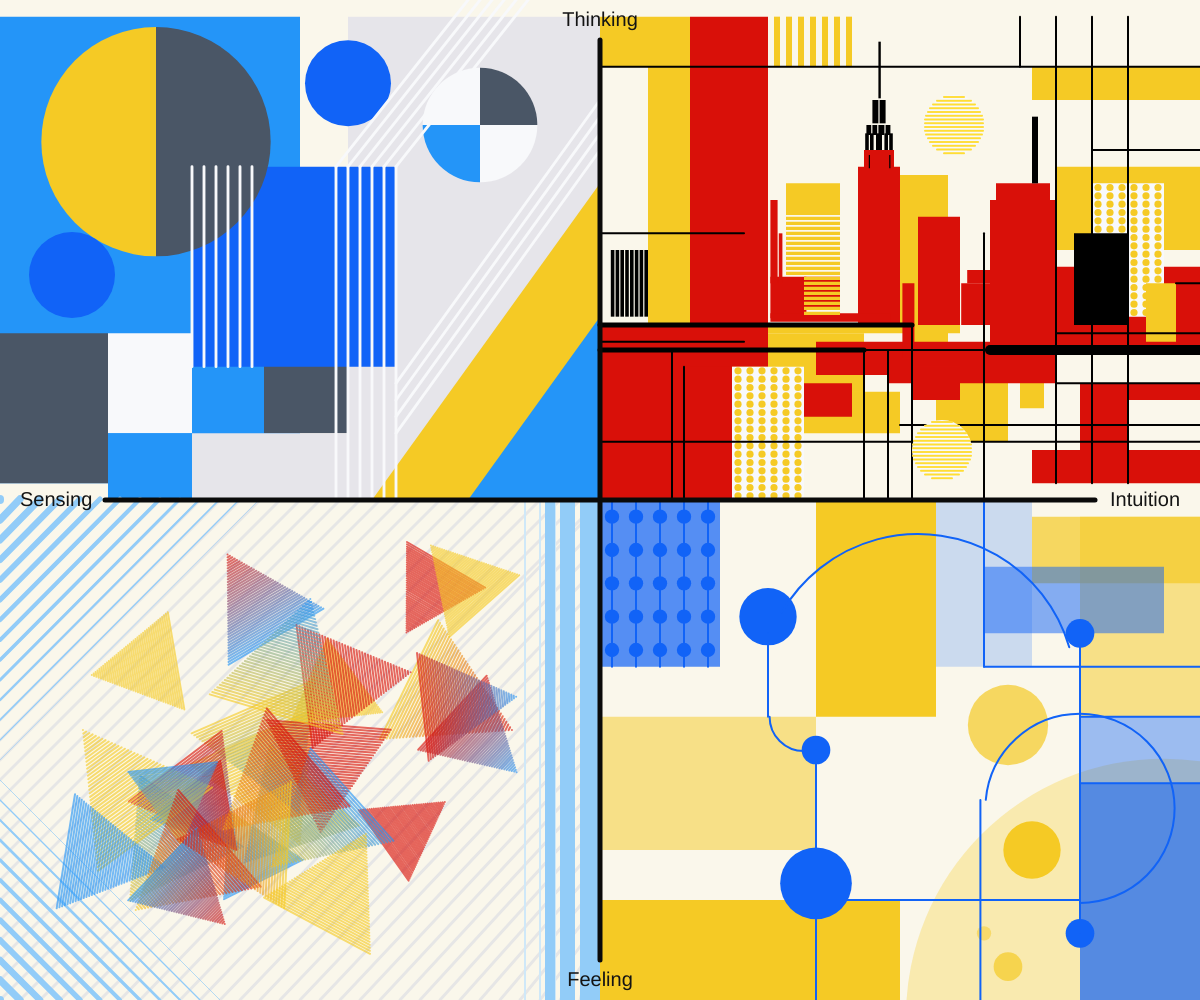
Frame 1 (no input)
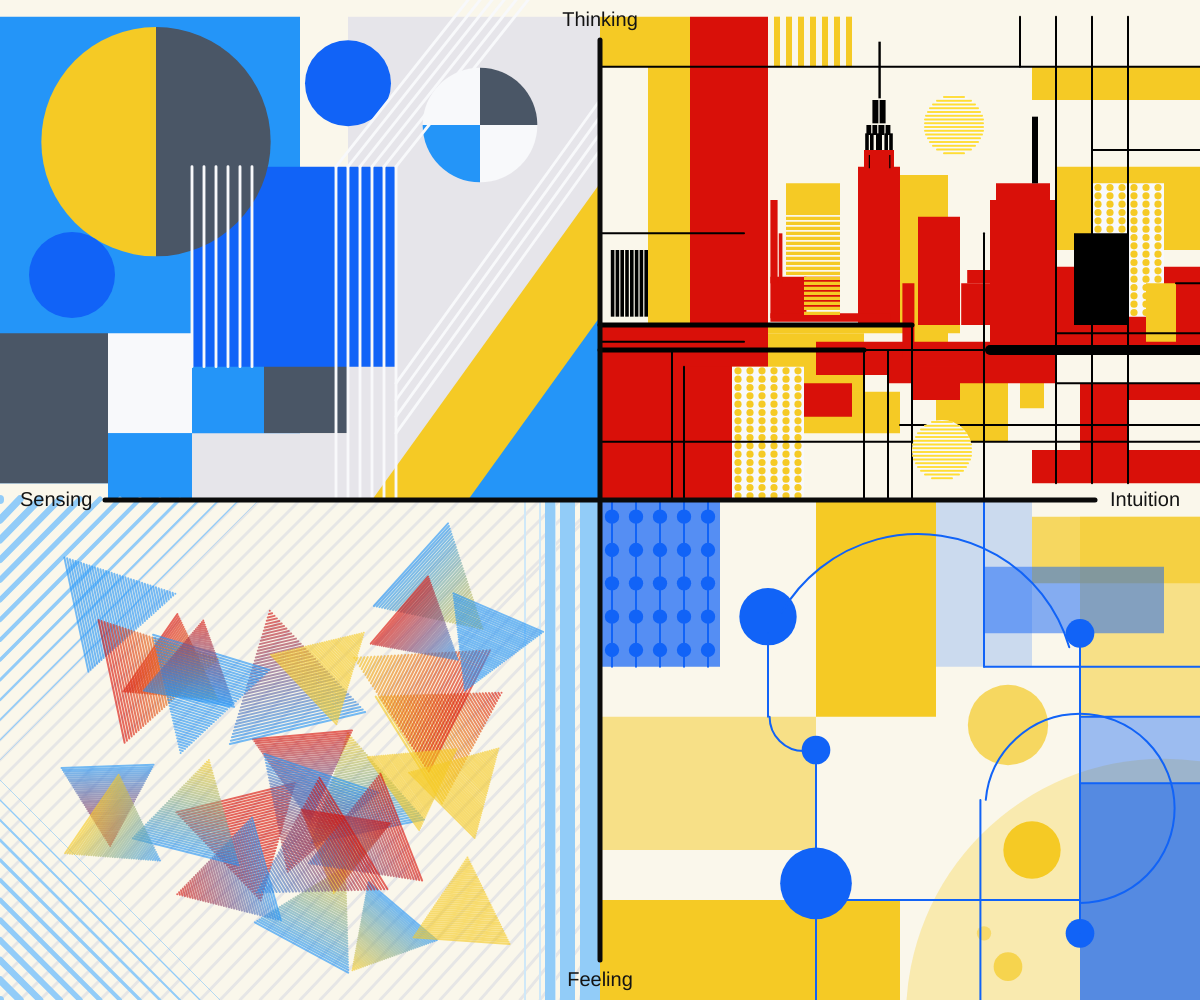
Frame 60 (no input)
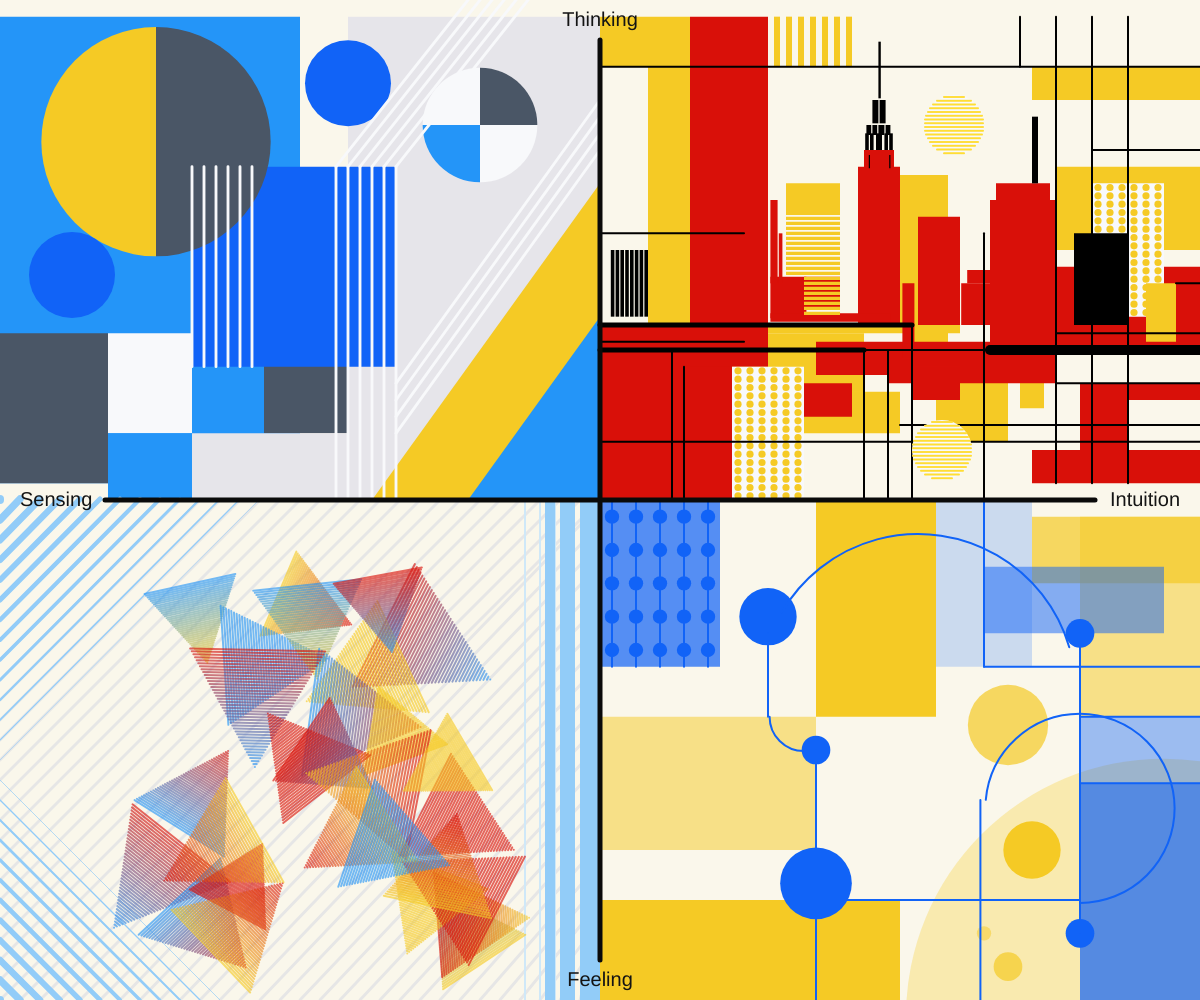
Frame 120 (the mouse pressed at the canvas centre since frame 60)

The p5.js sketch that drew these frames (run headless with seeded random() and noise() and a simulated clock; from frame 60 on, the mouse is pressed at the canvas centre):

// p5.js sketch
// ── sketch.js
/****************** Define global variables ******************/
const baseWidth = 1000;
const baseHeight = 600;
// Variables for the Sensing-Feeling quadrant visualization
let triangles = []; // Store triangles in the Sensing-Feeling quadrant
let dotSpacing = 24; // Dot spacing in the Sensing-Feeling pattern
let dotRadius = 2; // Dot radius in the Sensing-Feeling pattern
// Store original triangle positions for responsive design
let relativeTriangles = [];

// Interaction control variables
let rippleEffects = []; // Store ripple effects



/************** Color palrtte and random function **************/
const palette = [
  [36, 149, 248],  //blue 1
  [17, 99, 247],   //blue 2
  [217, 16, 9],    //red 1
  [209, 55, 47],   //red 2
  [245, 202, 37],  //yellow 1
  [240, 214, 45],  //yellow 2
  [74, 86, 102],   //black
  [217, 217, 217], //grey 1
  [230, 229, 234], //grey 2
  [248, 249, 251], //white
];
// random color
function randomInt(maximum) {
  // Return a random integer from 0 up to (but not including) maximum
  return Math.floor(Math.random() * maximum);
}
function makeRGB(redInputValue, greenInputValue, blueInputValue) {
  if (redInputValue !== undefined && greenInputValue !== undefined && blueInputValue !== undefined) {
    return `rgb(${redInputValue}, ${greenInputValue}, ${blueInputValue})`;
  } else {
    let color = palette[randomInt(palette.length)];
    return `rgb(${color[0]}, ${color[1]}, ${color[2]})`;
  }
}

/****************** Top left shape data definition ******************/
const rects_topleft = [
  { x: 0, y: 10, w: 250, h: 280, color: makeRGB(36, 149, 248) },
  { x: 290, y: 10, w: 210, h: 290, color: makeRGB(230, 229, 234) },
  { x: 0, y: 200, w: 90, h: 90, color: makeRGB(74, 86, 102) },
  { x: 90, y: 200, w: 70, h: 60, color: makeRGB(248, 249, 251) },
  { x: 90, y: 260, w: 70, h: 40, color: makeRGB(36, 149, 248) },
  { x: 220, y: 200, w: 70, h: 60, color: makeRGB(74, 86, 102) },
  { x: 160, y: 260, w: 130, h: 40, color: makeRGB(230, 229, 234) },
  { x: 160, y: 100, w: 170, h: 120, color: makeRGB(17, 99, 247) },
];
const circles_topleft = [
  { x: 130, y: 85, r: 80, startAngle: 1 / 2 * Math.PI, endAngle: -1 / 2 * Math.PI, color: makeRGB(245, 202, 37), type: 'arc' },
  { x: 130, y: 85, r: 80, startAngle: -1 / 2 * Math.PI, endAngle: 1 / 2 * Math.PI, color: makeRGB(74, 86, 102), type: 'arc' },
  { x: 60, y: 165, r: 30, color: makeRGB(17, 99, 247), type: 'full' },
  { x: 290, y: 50, r: 30, color: makeRGB(17, 99, 247), type: 'full' },
  { x: 400, y: 75, r: 40, startAngle: 0, endAngle: Math.PI / 2, color: makeRGB(248, 249, 251), type: 'arc' },
  { x: 400, y: 75, r: 40, startAngle: Math.PI / 2, endAngle: Math.PI, color: makeRGB(36, 149, 248), type: 'arc' },
  { x: 400, y: 75, r: 40, startAngle: Math.PI, endAngle: 3 * Math.PI / 2, color: makeRGB(248, 249, 251), type: 'arc' },
  { x: 400, y: 75, r: 40, startAngle: 3 * Math.PI / 2, endAngle: 2 * Math.PI, color: makeRGB(74, 86, 102), type: 'arc' },
];
const lines_topleft = [
  { x1: 160, y1: 100, x2: 160, y2: 220, color: makeRGB(248, 249, 251), weight: 2 },
  { x1: 170, y1: 100, x2: 170, y2: 220, color: makeRGB(248, 249, 251), weight: 2 },
  { x1: 180, y1: 100, x2: 180, y2: 220, color: makeRGB(248, 249, 251), weight: 2 },
  { x1: 190, y1: 100, x2: 190, y2: 220, color: makeRGB(248, 249, 251), weight: 2 },
  { x1: 200, y1: 100, x2: 200, y2: 220, color: makeRGB(248, 249, 251), weight: 2 },
  { x1: 210, y1: 100, x2: 210, y2: 220, color: makeRGB(248, 249, 251), weight: 2 },
  { x1: 280, y1: 100, x2: 280, y2: 300, color: makeRGB(248, 249, 251), weight: 2 },
  { x1: 290, y1: 100, x2: 290, y2: 300, color: makeRGB(248, 249, 251), weight: 2 },
  { x1: 300, y1: 100, x2: 300, y2: 300, color: makeRGB(248, 249, 251), weight: 2 },
  { x1: 310, y1: 100, x2: 310, y2: 300, color: makeRGB(248, 249, 251), weight: 2 },
  { x1: 320, y1: 100, x2: 320, y2: 300, color: makeRGB(248, 249, 251), weight: 2 },
  { x1: 330, y1: 100, x2: 330, y2: 300, color: makeRGB(248, 249, 251), weight: 2 },
  { x1: 330, y1: 260, x2: 500, y2: 90, color: makeRGB(248, 249, 251), weight: 2 },
  { x1: 330, y1: 250, x2: 500, y2: 80, color: makeRGB(248, 249, 251), weight: 2 },
  { x1: 330, y1: 240, x2: 500, y2: 70, color: makeRGB(248, 249, 251), weight: 2 },
  { x1: 330, y1: 230, x2: 500, y2: 60, color: makeRGB(248, 249, 251), weight: 2 },
  { x1: 280, y1: 100, x2: 390, y2: 0, color: makeRGB(248, 249, 251), weight: 2 },
  { x1: 290, y1: 100, x2: 400, y2: 0, color: makeRGB(248, 249, 251), weight: 2 },
  { x1: 300, y1: 100, x2: 410, y2: 0, color: makeRGB(248, 249, 251), weight: 2 },
  { x1: 310, y1: 100, x2: 420, y2: 0, color: makeRGB(248, 249, 251), weight: 2 },
  { x1: 320, y1: 100, x2: 430, y2: 0, color: makeRGB(248, 249, 251), weight: 2 },
  { x1: 330, y1: 100, x2: 440, y2: 0, color: makeRGB(248, 249, 251), weight: 2 },
];
const triangles_topleft = [
  // Large yellow triangle (side length 190)
  {
    points: [
      { x: 500, y: 300 }, // Right angle vertex (origin of coordinate axes)
      { x: 310, y: 300 }, // Horizontal edge point (left 190)
      { x: 500, y: 110 }  // Vertical edge point (upward 190)
    ],
    color: makeRGB(245, 202, 37),
    type: 'right_triangle_large'
  },
  // Small blue triangle (side length 110)
  {
    points: [
      { x: 500, y: 300 }, // Right angle vertex (origin of coordinate axes)
      { x: 390, y: 300 }, // Horizontal edge point (left 110)
      { x: 500, y: 190 }  // Vertical edge point (upward 110)
    ],
    color: makeRGB(36, 149, 248),
    type: 'right_triangle_small'
  }
];

/****************** Top right shape data definition ******************/
const rects_topright_background_yellow = [
  { x: 0, y: 40, w: 140, h: 20 },
  { x: 0, y: 100, w: 120, h: 50 },
  { x: 210, y: 105, w: 60, h: 90 },
  { x: 460, y: 10, w: 40, h: 30 },
  { x: 425, y: 10, w: 35, h: 290 },
  { x: 350, y: 10, w: 5, h: 30 },
  { x: 340, y: 10, w: 5, h: 30 },
  { x: 330, y: 10, w: 5, h: 30 },
  { x: 320, y: 10, w: 5, h: 30 },
  { x: 310, y: 10, w: 5, h: 30 },
  { x: 300, y: 10, w: 5, h: 30 },
  { x: 290, y: 10, w: 5, h: 30 },
  { x: 280, y: 200, w: 220, h: 40 },
  { x: 200, y: 195, w: 280, h: 5 },
  { x: 210, y: 185, w: 30, h: 35 },
  { x: 250, y: 235, w: 230, h: 25 },
  { x: 160, y: 215, w: 60, h: 50 },
  { x: 130, y: 215, w: 20, h: 30 },
]
const rects_topright_background_red = [
  { x: 0, y: 160, w: 130, h: 50 },
  { x: 390, y: 195, w: 110, h: 105 },
  { x: 390, y: 10, w: 35, h: 210 },
  { x: 360, y: 10, w: 30, h: 210 },
  { x: 0, y: 230, w: 100, h: 10 },
  { x: 60, y: 230, w: 40, h: 40 },
  { x: 0, y: 270, w: 140, h: 20 },
  { x: 120, y: 210, w: 140, h: 20 },
  { x: 175, y: 205, w: 145, h: 20 },
  { x: 290, y: 230, w: 40, h: 20 },
  { x: 200, y: 220, w: 40, h: 20 },
]
const rects_topright_building_red = [
  { x: 250, y: 100, w: 35, h: 95 },
  { x: 255, y: 90, w: 25, h: 15 },
  { x: 238, y: 170, w: 10, h: 45 },
  { x: 200, y: 130, w: 35, h: 65 },
  { x: 174, y: 170, w: 25, h: 25 },
  { x: 174, y: 162, w: 20, h: 8 },
  { x: 120, y: 120, w: 55, h: 90, dots: true },
  { x: 125, y: 110, w: 45, h: 10 },
  { x: 300, y: 166, w: 30, h: 20 },
  { x: 328, y: 166, w: 30, h: 25 },
  { x: 352, y: 120, w: 6, h: 50 },
  { x: 348, y: 140, w: 3, h: 30 },
  { x: 258, y: 188, w: 100, h: 5 },
]
const rects_topright_building_black = [
  { x: 256, y: 80, w: 3, h: 10 },
  { x: 260, y: 80, w: 3, h: 10 },
  { x: 265, y: 80, w: 5, h: 10 },
  { x: 272, y: 80, w: 3, h: 10 },
  { x: 276, y: 80, w: 3, h: 10 },
  { x: 274, y: 75, w: 4, h: 6 },
  { x: 269, y: 75, w: 4, h: 6 },
  { x: 263, y: 75, w: 5, h: 6 },
  { x: 258, y: 75, w: 4, h: 6 },
  { x: 262, y: 60, w: 5, h: 14 },
  { x: 268, y: 60, w: 5, h: 14 },
  { x: 266, y: 25, w: 2, h: 34 },
  { x: 275, y: 93, w: 1, h: 8 },
  { x: 258, y: 93, w: 1, h: 8 },
  { x: 60, y: 140, w: 45, h: 55 },
  { x: 135, y: 70, w: 5, h: 40 },
  { x: 460, y: 150, w: 3, h: 40 },
  { x: 464, y: 150, w: 3, h: 40 },
  { x: 468, y: 150, w: 3, h: 40 },
  { x: 472, y: 150, w: 3, h: 40 },
  { x: 476, y: 150, w: 3, h: 40 },
  { x: 480, y: 150, w: 3, h: 40 },
  { x: 484, y: 150, w: 3, h: 40 },
  { x: 488, y: 150, w: 3, h: 40 },
]
const rects_topright_building_yellow = [
  { x: 300, y: 110, w: 45, h: 19 },
  { x: 300, y: 130, w: 45, h: 2 },
  { x: 300, y: 133, w: 45, h: 2 },
  { x: 300, y: 136, w: 45, h: 2 },
  { x: 300, y: 139, w: 45, h: 2 },
  { x: 300, y: 142, w: 45, h: 2 },
  { x: 300, y: 145, w: 45, h: 2 },
  { x: 300, y: 148, w: 45, h: 2 },
  { x: 300, y: 151, w: 45, h: 2 },
  { x: 300, y: 154, w: 45, h: 2 },
  { x: 300, y: 157, w: 45, h: 2 },
  { x: 300, y: 160, w: 45, h: 2 },
  { x: 300, y: 163, w: 45, h: 2 },
  { x: 300, y: 166, w: 30, h: 2 },
  { x: 300, y: 169, w: 30, h: 2 },
  { x: 300, y: 172, w: 30, h: 2 },
  { x: 300, y: 175, w: 30, h: 2 },
  { x: 300, y: 178, w: 30, h: 2 },
  { x: 300, y: 181, w: 30, h: 2 },
  { x: 300, y: 184, w: 30, h: 2 },
  { x: 300, y: 187, w: 30, h: 2 },
  { x: 20, y: 170, w: 25, h: 35 },
]
const rects_topright_background_white = [
  { x: 330, y: 220, w: 60, h: 80, dots: true },
  { x: 30, y: 110, w: 60, h: 80, dots: true }
]
const lines_topright_1 = [
  { x1: 0, y1: 210, x2: 175, y2: 210 }
]
const lines_topright_2 = [
  { x1: 240, y1: 195, x2: 500, y2: 195 },
  { x1: 280, y1: 210, x2: 500, y2: 210 },
]
const lines_topright_3 = [
  { x1: 0, y1: 40, x2: 500, y2: 40 },
  { x1: 0, y1: 90, x2: 90, y2: 90 },
  { x1: 0, y1: 230, x2: 120, y2: 230 },
  { x1: 0, y1: 255, x2: 250, y2: 255 },
  { x1: 0, y1: 265, x2: 500, y2: 265 },
  { x1: 0, y1: 170, x2: 20, y2: 170 },
  { x1: 0, y1: 200, x2: 120, y2: 200 },
  { x1: 380, y1: 140, x2: 500, y2: 140 },
  { x1: 380, y1: 205, x2: 500, y2: 205 },
  { x1: 0, y1: 210, x2: 500, y2: 210 },
  { x1: 60, y1: 10, x2: 60, y2: 290 },
  { x1: 90, y1: 10, x2: 90, y2: 290 },
  { x1: 120, y1: 10, x2: 120, y2: 290 },
  { x1: 150, y1: 10, x2: 150, y2: 40 },
  { x1: 440, y1: 210, x2: 440, y2: 300 },
  { x1: 430, y1: 220, x2: 430, y2: 300 },
  { x1: 280, y1: 210, x2: 280, y2: 300 },
  { x1: 260, y1: 210, x2: 260, y2: 300 },
  { x1: 240, y1: 195, x2: 240, y2: 300 },
  { x1: 180, y1: 140, x2: 180, y2: 300 },
]

/****************** Bottom right shape data definition ******************/
const circles_bottomright_yellow = [
  { x: 30, y: -10, r: 180, color: 'rgba(245, 202, 37, 0.3)' },
  { x: 160, y: 165, r: 28, color: 'rgba(245, 202, 37, 0.7)' },
  { x: 140, y: 90, r: 20, color: 'rgba(245, 202, 37, 1)' },
  { x: 180, y: 40, r: 5, color: 'rgba(245, 202, 37, 0.5)' },
  { x: 160, y: 20, r: 10, color: 'rgba(245, 202, 37, 0.7)' },
]
const rects_bottom_right_yellow = [
  { x: 250, y: 0, w: 250, h: 60, color: 'rgba(245, 202, 37, 1)' },
  { x: 320, y: 90, w: 180, h: 80, color: 'rgba(245, 202, 37, 0.5)' },
  { x: 220, y: 170, w: 100, h: 130, color: 'rgba(245, 202, 37, 1)' },
  { x: 0, y: 250, w: 140, h: 40, color: 'rgba(245, 202, 37, 0.7)' },
  { x: 0, y: 170, w: 100, h: 120, color: 'rgba(245, 202, 37, 0.5)' },
]
const rects_bottom_right_blue = [
  { x: 0, y: 0, w: 100, h: 130, color: 'rgba(17, 99, 247, 0.7)' },
  { x: 0, y: 130, w: 100, h: 40, color: 'rgba(17, 99, 247, 0.4)' },
  { x: 30, y: 220, w: 150, h: 40, color: 'rgba(17, 99, 247, 0.5)' },
  { x: 140, y: 200, w: 80, h: 100, color: 'rgba(17, 99, 247, 0.2)' },
  { x: 400, y: 200, w: 100, h: 100, color: 'rgba(17, 99, 247, 0.7)' },
]
const circles_bottomright_blue = [
  { x: 360, y: 230, r: 20, color: 'rgba(17, 99, 247, 1)' },
  { x: 320, y: 150, r: 10, color: 'rgba(17, 99, 247, 1)' },
  { x: 100, y: 220, r: 10, color: 'rgba(17, 99, 247, 1)' },
  { x: 100, y: 40, r: 10, color: 'rgba(17, 99, 247, 1)' },
  { x: 320, y: 70, r: 25, color: 'rgba(17, 99, 247, 1)' },
  { x: 410, y: 210, r: 5, color: 'rgba(17, 99, 247, 1)' },
  { x: 430, y: 210, r: 5, color: 'rgba(17, 99, 247, 1)' },
  { x: 450, y: 210, r: 5, color: 'rgba(17, 99, 247, 1)' },
  { x: 470, y: 210, r: 5, color: 'rgba(17, 99, 247, 1)' },
  { x: 490, y: 210, r: 5, color: 'rgba(17, 99, 247, 1)' },
  { x: 410, y: 230, r: 5, color: 'rgba(17, 99, 247, 1)' },
  { x: 430, y: 230, r: 5, color: 'rgba(17, 99, 247, 1)' },
  { x: 450, y: 230, r: 5, color: 'rgba(17, 99, 247, 1)' },
  { x: 470, y: 230, r: 5, color: 'rgba(17, 99, 247, 1)' },
  { x: 490, y: 230, r: 5, color: 'rgba(17, 99, 247, 1)' },
  { x: 410, y: 250, r: 5, color: 'rgba(17, 99, 247, 1)' },
  { x: 430, y: 250, r: 5, color: 'rgba(17, 99, 247, 1)' },
  { x: 450, y: 250, r: 5, color: 'rgba(17, 99, 247, 1)' },
  { x: 470, y: 250, r: 5, color: 'rgba(17, 99, 247, 1)' },
  { x: 490, y: 250, r: 5, color: 'rgba(17, 99, 247, 1)' },
  { x: 410, y: 270, r: 5, color: 'rgba(17, 99, 247, 1)' },
  { x: 430, y: 270, r: 5, color: 'rgba(17, 99, 247, 1)' },
  { x: 450, y: 270, r: 5, color: 'rgba(17, 99, 247, 1)' },
  { x: 470, y: 270, r: 5, color: 'rgba(17, 99, 247, 1)' },
  { x: 490, y: 270, r: 5, color: 'rgba(17, 99, 247, 1)' },
  { x: 410, y: 290, r: 5, color: 'rgba(17, 99, 247, 1)' },
  { x: 430, y: 290, r: 5, color: 'rgba(17, 99, 247, 1)' },
  { x: 450, y: 290, r: 5, color: 'rgba(17, 99, 247, 1)' },
  { x: 470, y: 290, r: 5, color: 'rgba(17, 99, 247, 1)' },
  { x: 490, y: 290, r: 5, color: 'rgba(17, 99, 247, 1)' },
  
]
const lines_bottomright = [
  { x1: 0, y1: 200, x2: 180, y2: 200 },
  { x1: 0, y1: 170, x2: 100, y2: 170 },
  { x1: 0, y1: 130, x2: 100, y2: 130 },
  { x1: 100, y1: 60, x2: 320, y2: 60 },
  { x1: 180, y1: 300, x2: 180, y2: 200 },
  { x1: 100, y1: 220, x2: 100, y2: 40 },
  { x1: 360, y1: 220, x2: 360, y2: 170 },
  { x1: 320, y1: 150, x2: 320, y2: 0 },
  { x1: 183, y1: 120, x2: 183, y2: 0 },
  { x1: 410, y1: 200, x2: 410, y2: 300 },
  { x1: 430, y1: 200, x2: 430, y2: 300 },
  { x1: 450, y1: 200, x2: 450, y2: 300 },
  { x1: 470, y1: 200, x2: 470, y2: 300 },
  { x1: 490, y1: 200, x2: 490, y2: 300 },
]
const arcs_bottomright = [
  {
    cx: 100,
    cy: 115,
    radius: 132,
    startAngle: Math.PI / 35,
    endAngle: Math.PI / 2,
  },
  {
    cx: 235,
    cy: 185,
    radius: 220,
    startAngle: Math.PI / 6,
    endAngle: Math.PI / 1.1,
  },
  {
    cx: 100,
    cy: 115,
    radius: 132,
    startAngle: Math.PI / 2,
    endAngle: Math.PI / -2,
  },
  {
    cx: 330,
    cy: 170,
    radius: 48,
    startAngle: -Math.PI / 2,
    endAngle: 0,
  }
];

function setup() {
  createCanvas(windowWidth, windowHeight);
  generateStructuredTriangles(6, 8); // Rule grid structure
  updateTriangles();
  loop(); // Start loop drawing (Animation)
}

/**************************** Function zone Mouse event ****************************/
// Get current quadrant for checking which quadrant the mouse is in
// The canvas is divided into four quadrants, and the corresponding quadrant number (1~4) is returned based on the mouse's (x, y) position, 
// which is used for subsequent ripple effect classification.
function getQuadrant(x, y) {
  if (x < width/2 && y < height/2) return 1; // Top left
  if (x > width/2 && y < height/2) return 2; // Top right
  if (x < width/2 && y > height/2) return 3; // Bottom left
  return 4; // Bottom right
}

// Create different types of ripple effects based on the mouse click position.
function mousePressed() {
  let quadrant = getQuadrant(mouseX, mouseY);
  
  // Create different ripple effects based on quadrant
  switch(quadrant) {
    case 1: // Top left - Geometric reconstruction
      createGeometricEffect(mouseX, mouseY);
      break;
    case 2: // Top right - Building style
      createBuildingEffect(mouseX, mouseY);
      break;
    case 3: // Bottom left - Triangle effect
      createTriangleRipple(mouseX, mouseY);
      break;
    case 4: // Bottom right - Circle wave
      createCircleWave(mouseX, mouseY);
      break;
  }
}

// Create geometric effect
function createGeometricEffect(x, y) {
  rippleEffects.push({
    x: x,
    y: y,
    type: 'geometric',
    radius: 0,
    maxRadius: 150,
    alpha: 255
  });
}

// Create building effect
function createBuildingEffect(x, y) {
  rippleEffects.push({
    x: x,
    y: y,
    type: 'building',
    radius: 0,
    maxRadius: 100,
    alpha: 255
  });
}

// Create triangle ripple effect
function createTriangleRipple(x, y) {
  rippleEffects.push({
    x: x,
    y: y,
    type: 'triangle',
    radius: 0,
    maxRadius: 120,
    alpha: 255
  });
}

// Create circle wave
function createCircleWave(x, y) {
  rippleEffects.push({
    x: x,
    y: y,
    type: 'circle',
    radius: 0,
    maxRadius: 80,
    alpha: 255
  });
}


/**************************** Main drawing function ****************************/
function draw() {
  background(250, 247, 235);
  // Calculate the horizontal and vertical scaling ratios to ensure that the graphic adapts to the screen size.
  // width and height are the current width and height of the canvas.
  // baseWidth and baseHeight are the original dimensions used as a reference during design.
  let scaleX = width / baseWidth;
  let scaleY = height / baseHeight;

  // Update ripple effects to make them move
  updateRippleEffects();

  //-----------------------Top left-----------------------//
  drawTopLeft(scaleX, scaleY);

  //-----------------------Top right-----------------------//
  drawTopRight(scaleX, scaleY);

  //----------------------Bottom left----------------------//
  drawBottomLeft(scaleX, scaleY);

  //----------------------Bottom right---------------------//
  drawBottomRight(scaleX, scaleY);

  // Draw fixed-size, scalable circles at a specified location //
  drawFixedCircles(scaleX, scaleY);

  //-------------Draw coordinate axes and text------------//
  drawCoordinates();

  // Draw all ripple effects
  drawRippleEffects();
  
}


/****************** Function zone Animation Ripple effect ******************/
// Update ripple effects to make the ripple with animation
// The technology comes from the work Ripple Effect by Phoenix The Boi
// The link: https://openprocessing.org/sketch/783165
function updateRippleEffects() {
  // Traverse ripple effects from back to front
  for (let i = rippleEffects.length - 1; i >= 0; i--) {
    let effect = rippleEffects[i];
    effect.radius += 2; // the radius increases, indicating that the ripple is expanding.
    effect.alpha -= 5; // the transparency decreases, indicating that the ripple is fading.

    // if the transparency is less than 0 or the radius is greater than the maximum radius, delete the ripple.
    if (effect.alpha <= 0 || effect.radius >= effect.maxRadius) {
      // The splice() method changes the content of an array by deleting or replacing existing elements and/or adding new elements in place.
      // The technology from the link: https://developer.mozilla.org/en-US/docs/Web/JavaScript/Reference/Global_Objects/Array/splice
      // The first parameter is the index to start deleting, and the second parameter is the number of elements to delete.
      // Here, the current ripple effect is deleted.
      // After deletion, the length of the array will decrease by 1, so we need to traverse from back to front.
      rippleEffects.splice(i, 1); 
    }
  }
}

// Draw ripple effects for each ripple effect with variable shape and color
function drawRippleEffects() {
  for (let effect of rippleEffects) {
    push();
    noFill();
    
    switch(effect.type) {      
      // Blue rotating lines, rotating four lines each frame, 
      // forming a geometric cross or windmill effect, representing the feeling of "geometric reconstruction".
      case 'geometric': 
        stroke(36, 149, 248, effect.alpha);
        strokeWeight(2);
        for (let i = 0; i < 4; i++) {
          rotate(PI/2);
          line(effect.x, effect.y, 
               effect.x + effect.radius, effect.y + effect.radius);
        }
        break;

      // Red square ripple, representing "building style", 
      // expanding a rectangle centered on the clicked point.
      case 'building': 
        stroke(217, 16, 9, effect.alpha);
        strokeWeight(3);
        rect(effect.x - effect.radius/2, effect.y - effect.radius/2, 
             effect.radius, effect.radius);
        break;
      
      // Yellow dynamic rotating triangle, the rotation angle increases frame by frame, 
      // making the triangle rotate and expand, visually giving a sense of life and change.
      case 'triangle': 
        stroke(245, 202, 37, effect.alpha);
        strokeWeight(2);
        let angle = frameCount * 0.02;
        for (let i = 0; i < 3; i++) {
          let x = effect.x + cos(angle + i * TWO_PI/3) * effect.radius;
          let y = effect.y + sin(angle + i * TWO_PI/3) * effect.radius;
          if (i === 0) {
            beginShape();
          }
          vertex(x, y);
          if (i === 2) {
            endShape(CLOSE);
          }
        }
        break;
      
      // Blue circular ripple, expanding a circle centered on the clicked point, 
      // similar to the common style of water ripple or click animation.
      case 'circle': 
        stroke(17, 99, 247, effect.alpha);
        strokeWeight(2);
        ellipse(effect.x, effect.y, effect.radius * 2);
        break;
    }
    pop();
  }
}



/********************************* Function zone 1 *********************************/
//---- Function：draw dots inside the rectangle and scale to fit. ----//
function drawDotsInRect(rectObj, scaleX = 1, scaleY = 1) {
  let dotR = 5 * ((scaleX + scaleY) / 2);
  let gapX = 10 * scaleX;
  let gapY = 5 * scaleY;

  fill(245, 202, 37);
  noStroke();
  for (let x = rectObj.x + gapX / 2; x < rectObj.x + rectObj.w; x += gapX) {
    for (let y = rectObj.y + gapY / 2; y < rectObj.y + rectObj.h; y += gapY) {
      ellipse(x, y, dotR, dotR);
    }
  }
  stroke(20);
}

//---- Function：draw lines inside the circles and scale to fit. ----//
function drawLinesInCircle(circleObj) {
  let gap = circleObj.r / 8; // Gap of lines
  stroke(255, 221, 51);
  strokeWeight(2);
  // Filled with lines
  for (let y = circleObj.y - circleObj.r + gap / 2; y < circleObj.y + circleObj.r; y += gap) {
    for (let x = circleObj.x - circleObj.r; x <= circleObj.x + circleObj.r; x += 1) {
      if (dist(x, y, circleObj.x, circleObj.y) < circleObj.r) {
        point(x, y);
      }
    }
  }
  stroke(30);
}
/********************************* --------------- *********************************/


/************************ Function zone 2 - Drawing four parts ************************/
//---------------- Function: draw top left shapes ----------------//
function drawTopLeft(scaleX, scaleY) {
  for (let i = 0; i < rects_topleft.length; i++) {
    let r = rects_topleft[i];
    fill(r.color);
    noStroke();
    let x = r.x * scaleX;
    let y = r.y * scaleY;
    let w = r.w * scaleX;
    let h = r.h * scaleY;
    rect(x, y, w, h);

    if (r.dots) {
      drawDotsInRect({ x, y, w, h }, scaleX, scaleY);
    }
  }
  // Draw triangles
  for (let i = 0; i < triangles_topleft.length; i++) {
    let t = triangles_topleft[i];
    fill(t.color);
    noStroke();
    beginShape();
    for (let j = 0; j < t.points.length; j++) {
      let point = t.points[j];
      let x = point.x * scaleX;
      let y = point.y * scaleY;
      vertex(x, y);
    }
    endShape(CLOSE);
  }
  // Draw circles
  for (let i = 0; i < circles_topleft.length; i++) {
    let c = circles_topleft[i];
    fill(c.color);
    noStroke();
    let x = c.x * scaleX;
    let y = c.y * scaleY;
    let r = c.r * ((scaleX + scaleY) / 2);
    // Determine whether it is a full circle or a half circle.
    if (c.type === 'full') {
      ellipse(x, y, r * 2, r * 2);
    } else if (c.type === 'arc') {
      arc(x, y, r * 2, r * 2, c.startAngle, c.endAngle, PIE);
    }
  }
  // Draw lines
  for (let i = 0; i < lines_topleft.length; i++) {
    let l = lines_topleft[i];
    stroke(l.color);
    strokeWeight(l.weight * ((scaleX + scaleY) / 2));
    let x1 = l.x1 * scaleX;
    let y1 = l.y1 * scaleY;
    let x2 = l.x2 * scaleX;
    let y2 = l.y2 * scaleY;
    line(x1, y1, x2, y2);
  }
}

//---------------- Function: draw top right shapes ----------------//
function drawTopRight(scaleX, scaleY) {
  push();
  translate(width, 0); // Move the origin to the right side
  scale(-1, 1);        // Flip horizontally
  // Draw background shapes
  for (let i = 0; i < rects_topright_background_yellow.length; i++) {
    let r = rects_topright_background_yellow[i];
    fill(makeRGB(245, 202, 37));
    noStroke();
    rect(
      r.x * scaleX,
      r.y * scaleY,
      r.w * scaleX,
      r.h * scaleY
    );
  }
  for (let i = 0; i < rects_topright_background_red.length; i++) {
    let r = rects_topright_background_red[i];
    fill(makeRGB(217, 16, 9));
    noStroke();
    rect(
      r.x * scaleX,
      r.y * scaleY,
      r.w * scaleX,
      r.h * scaleY
    );
  }
  pop();
  for (let i = 0; i < rects_topright_background_white.length; i++) {
    let r = rects_topright_background_white[i];
    let fillColor = makeRGB(248, 249, 251);
    fill(fillColor);
    noStroke();
    let x = width - (r.x + r.w) * scaleX;
    let y = r.y * scaleY;
    let w = r.w * scaleX;
    let h = r.h * scaleY;
    rect(x, y, w, h);
    if (r.dots) {
      drawDotsInRect({ x, y, w, h }, scaleX, scaleY);
    }
  }

  // Draw buildings
  push();
  translate(width, 0);
  scale(-1, 1);
  for (let i = 0; i < rects_topright_building_red.length; i++) {
    let r = rects_topright_building_red[i];
    fill(makeRGB(217, 16, 9));
    noStroke();
    rect(
      r.x * scaleX,
      r.y * scaleY,
      r.w * scaleX,
      r.h * scaleY
    );
  }
  for (let i = 0; i < rects_topright_building_black.length; i++) {
    let r = rects_topright_building_black[i];
    fill(makeRGB(0, 0, 0));
    noStroke();
    rect(
      r.x * scaleX,
      r.y * scaleY,
      r.w * scaleX,
      r.h * scaleY
    );
  }
  for (let i = 0; i < rects_topright_building_yellow.length; i++) {
    let r = rects_topright_building_yellow[i];
    fill(makeRGB(245, 202, 37));
    noStroke();
    rect(
      r.x * scaleX,
      r.y * scaleY,
      r.w * scaleX,
      r.h * scaleY
    );
  }

  //Draw lines
  for (let i = 0; i < lines_topright_1.length; i++) {
    let l = lines_topright_1[i];
    stroke(makeRGB(0, 0, 0));
    strokeWeight(10);
    line(l.x1 * scaleX, l.y1 * scaleY, l.x2 * scaleX, l.y2 * scaleY);
  }
  for (let i = 0; i < lines_topright_2.length; i++) {
    let l = lines_topright_2[i];
    stroke(makeRGB(0, 0, 0));
    strokeWeight(5);
    line(l.x1 * scaleX, l.y1 * scaleY, l.x2 * scaleX, l.y2 * scaleY);
  }
  for (let i = 0; i < lines_topright_3.length; i++) {
    let l = lines_topright_3[i];
    stroke(makeRGB(0, 0, 0));
    strokeWeight(2);
    line(l.x1 * scaleX, l.y1 * scaleY, l.x2 * scaleX, l.y2 * scaleY);
  }
  pop();
}

//--------------------- Function: draw bottom left triangles-----------------------//
// Render the Sensing-Feeling quadrant with gradient triangles representing emotional patterns
function drawBottomLeft() {
  // Define the background border，to limit the area of the background and the content
  let backColorBorder = {
    x: 0,
    y: height / 2,  // Start from the middle line
    w: width / 2,   // Occupy the left half
    h: height / 2   // Distance to bottom
  }

  // Define the content border, the area of the gradient triangles.
  let border = {
    x: 20,
    y: height / 2 + 10,  // Start from the middle line with padding, to avoid the gradient triangles being too close to the top
    w: width / 2 - 75,   // Occupy the left half with right padding, the right padding is determined by the right side blue rectangles
    h: height / 2 - 10   // Leave space to the bottom, to avoid the gradient triangles being too close to the bottom
  };

  // Draw the background Content
  // The border of the background
  fill(250, 247, 235);
  noStroke();
  rect(backColorBorder.x, backColorBorder.y, backColorBorder.w, backColorBorder.h);

  // Draw grey diagonal lines.
  stroke(230, 230, 230);
  let greyLineSpacing = 20; // Spacing between grey lines

  // Draw grey diagonal lines from top-left to bottom-right with the spacing of greyLineSpacing (20).
  for (let i = 0; i <= backColorBorder.w; i += greyLineSpacing) {
    let startX = backColorBorder.x + i;
    let startY = backColorBorder.y;
    let endX = backColorBorder.x;
    let endY = backColorBorder.y + i;

    // If line exceeds bottom boundary, adjust endpoint
    if (endY > backColorBorder.y + backColorBorder.h) {
      let excess = endY - (backColorBorder.y + backColorBorder.h);
      endX += excess;
      endY = backColorBorder.y + backColorBorder.h;
    }

    line(startX, startY, endX, endY);
  }

  // Continue drawing grey lines to fill remaining space.
  // These lines start from near the right border (15px offset to avoid overlapping with blue vertical lines)
  // and extend to the bottom-right area, creating a diagonal pattern
  for (let i = greyLineSpacing; i <= backColorBorder.h; i += greyLineSpacing) {
    // Start point X: right border minus 15px offset to avoid overlapping with blue vertical lines
    let startX = backColorBorder.x + backColorBorder.w - 15;
    // Start point Y: moves down by grayLineSpacing (20px) each iteration
    let startY = backColorBorder.y + i;
    let endX = backColorBorder.x + backColorBorder.w - backColorBorder.h + i;
    let endY = backColorBorder.y + backColorBorder.h;

    line(startX, startY, endX, endY);
  }

  // Draw gradient blue diagonal lines in top-left corner
  stroke(146, 204, 248);
  for (let i = 0; i < border.w / 2; i += 20) {
    // Line weight gradually decreases with distance
    strokeWeight(8 - i / 35);
    line(backColorBorder.x + i, backColorBorder.y - 1, backColorBorder.x, backColorBorder.y + i);
  }

  // Draw gradient blue diagonal lines in bottom-left corner
  stroke(146, 204, 248);
  for (let i = 0; i < border.w / 2; i += 20) {
    // Line weight gradually decreases with distance
    strokeWeight(8 - i / 30);
    line(backColorBorder.x + i, backColorBorder.y + backColorBorder.h,
      backColorBorder.x, backColorBorder.y + backColorBorder.h - i);
  }

  // Draw blue vertical lines on the right side
  stroke(207, 232, 248);
  strokeWeight(2);
  for (let i = 0; i < border.w / 6; i += 15) {
    line(backColorBorder.x + backColorBorder.w - i, backColorBorder.y,
      backColorBorder.x + backColorBorder.w - i, backColorBorder.y + backColorBorder.h);
  }

  // Draw three blue rectangles with different widths on the right
  fill(146, 204, 248);
  noStroke();
  // Draw from right to left with decreasing width
  rect(width / 2 - 20, height / 2, 20, height / 2);  // Widest rectangle
  rect(width / 2 - 40, height / 2, 15, height / 2);  // Medium width
  rect(width / 2 - 55, height / 2, 10, height / 2);  // Narrowest rectangle


  // Draw gradient triangles in the content border
  // Limit the number and size of the triangles based on the border size (window size).
  let triangleCount = floor(border.w * border.h / 9000); // Calculate triangle count based on area, 9000 is number to make the triangle count reasonable, the less the number, the more triangles will be generated
  let minSize = min(border.w, border.h) / 10;            // Minimum triangle size
  let maxSize = min(border.w, border.h) / 6;             // Maximum triangle size

  // Define triangle colors
  let colors = [
    [36, 149, 248],  //blue
    [217, 16, 9],    //red
    [245, 202, 37],  //yellow
  ];

  // Generate and draw triangles randomly
  for (let i = 0; i < triangleCount; i++) {
    let size = random(minSize, maxSize);  // The length of the triangle, which is random between minSize and maxSize.
    // Randomly generate the x and y coordinates of the triangle, plus or minus the size of the triangle, to avoid the triangle is too close to the border.
    let x = random(border.x + size, border.x + border.w - size);
    let y = random(border.y + size, border.y + border.h - size);

    // Generate triangle vertices, the triangle is a equilateral triangle.
    // This section is generated by AI (ChatGPT), it is used to generate the vertices of the triangle.
    // The function is adjusted by Xinya Zhang to fit the needs of the project
    let angle = random(TWO_PI);  // Randomly generate the angle of the triangle, to rotate the angle of different triangles.
    let points = [];  // The array to store the vertices of the triangle.  
    // Each triangle has 3 vertices, so j = 3 to generate 3 vertices for each triangle.
    for (let j = 0; j < 3; j++) {
      // The x and y coordinates of the triangle are calculated by the angle and the size of the triangle.
      // The angle is the rotation angle of the triangle, the size is the length of the triangle.
      // For an equilateral triangle, the angle between each vertex is 0°, 120°, 240°. 
      // This technique is from https://editor.p5js.org/jht1493/sketches/cD9r2BqJH
      // The createVector is used to create a vector with the x and y coordinates of the triangle.
      // createVector documentation: https://p5js.org/reference/p5/createVector/
      // The push is used to add the vector to the points array.
      let px = x + cos(angle + j * TWO_PI / 3) * size;
      let py = y + sin(angle + j * TWO_PI / 3) * size;
      points.push(createVector(px, py));
    }

    // Randomly select two colors for gradient
    let c1 = colors[floor(random(colors.length))];
    let c2 = colors[floor(random(colors.length))];

    // Draw gradient triangle
    drawGradientTriangle(
      points[0],
      points[1],
      points[2],
      color(c1[0], c1[1], c1[2], 160),  // The color of the triangle, the alpha is 160, which is 60% transparent
      color(c2[0], c2[1], c2[2], 160)
    );
  }
}

//----------- Function: Generation and drawing of the triangular gradient background in the lower left corner -------------//
// Generate triangles representing emotional patterns in Sensing-Feeling quadrant (Left Corner)
// This technique is from https://editor.p5js.org/ogt/sketches/U2nApW3un
function generateStructuredTriangles(rows, cols) {
  relativeTriangles = [];
  // Divide the entire area into cols × rows grids, and set the relative width and height of each grid.
  let cellW = 1 / cols;
  let cellH = 1 / rows;

  // Increase the grid density to adapt to different screen sizes
  rows = max(rows, floor(height / 100));
  cols = max(cols, floor(width / 100));

  // Generate the adjacent right-angled triangles in rows and columns, and the triangles could form an equivalent triangle. 
  // Record the triangles vertices data to the relativeTriangles function
  for (let i = 0; i < rows; i++) {
    for (let j = 0; j < cols; j++) {
      let x = j * cellW;
      let y = i * cellH;
      relativeTriangles.push([
        createVector(x, y),
        createVector(x + cellW, y),
        createVector(x, y + cellH)
      ]);
      relativeTriangles.push([
        createVector(x + cellW, y),
        createVector(x + cellW, y + cellH),
        createVector(x, y + cellH)
      ]);
    }
  }
}
// Update triangle positions for responsive design (convert the relative triangles to actual coordinates)
function updateTriangles() {
  // Define the border of the Sensing-Feeling quadrant area (Left Corner)
  let border = {
    x: 0,
    y: height / 2 + 10,
    w: width / 2,
    h: height / 2 - 10
  };

  // Convert the relative triangles to actual coordinates
  // The function is generated by AI, it is used to convert the relative triangles to the actual coordinates
  // The function is adjusted by Xinya Zhang to fit the needs of the project
  // The Arrow Function (=>) is used to map the relative triangles to the actual coordinates
  // Traverse and convert each point in relativeTriangles from relative coordinates (0–1) to actual pixel coordinates
  // MDN Arrow Function: https://developer.mozilla.org/en-US/docs/Web/JavaScript/Reference/Functions/Arrow_functions
  triangles = relativeTriangles.map(tri => {
    return tri.map(pt => {
      return createVector(
        border.x + pt.x * border.w,
        border.y + pt.y * border.h
      );
    });
  });
}

// Draw gradient triangles representing emotional complexity
// The drawGradientTriangle function is modifyed base on the code from Jules Kris, Tristan Bunn, and the code is from the p5.js library.
// The link for the p5.js library: https://p5js.org/tutorials/color-gradients/
function drawGradientTriangle(p1, p2, p3, c1, c2) {
  let steps = 40; // Smoothness of emotional gradient
  for (let i = 0; i <= steps; i++) {
    let t = i / steps; // Define the step
    let xa = lerp(p1.x, p2.x, t); // Define the x coordinate of the triangle
    let ya = lerp(p1.y, p2.y, t); // Define the y coordinate of the triangle
    let xb = lerp(p1.x, p3.x, t); // Define the x coordinate of the triangle
    let yb = lerp(p1.y, p3.y, t); // Define the y coordinate of the triangle
    let col = lerpColor(c1, c2, t); // Define the color of the triangle
    stroke(col); // Draw the triangle with the color
    line(xa, ya, xb, yb); // Draw the triangle with the color
  }
}


//---------------- Function: draw bottom right shapes ----------------//
function drawBottomRight(scaleX, scaleY) {
  push();
   
  translate(width, height); // Move the origin to the bottom right corner.
  scale(-1, -1);            // Horizontal + vertical flip.
  for (let i = 0; i < circles_bottomright_yellow.length; i++) {
    let c = circles_bottomright_yellow[i];
    fill(c.color);
    noStroke();
    let x = c.x * scaleX;
    let y = c.y * scaleY;
    let r = c.r * ((scaleX + scaleY) / 2);
    ellipse(x, y, r * 2, r * 2);
  }
  for (let i = 0; i < rects_bottom_right_yellow.length; i++) {
    let r = rects_bottom_right_yellow[i];
    fill(r.color);
    noStroke();
    rect(
      r.x * scaleX,
      r.y * scaleY,
      r.w * scaleX,
      r.h * scaleY
    );
  }
  for (let i = 0; i < rects_bottom_right_blue.length; i++) {
    let r = rects_bottom_right_blue[i];
    fill(r.color);
    noStroke();
    rect(
      r.x * scaleX,
      r.y * scaleY,
      r.w * scaleX,
      r.h * scaleY
    );
  }
  for (let i = 0; i < circles_bottomright_blue.length; i++) {
    let c = circles_bottomright_blue[i];
    fill(c.color);
    noStroke();
    let x = c.x * scaleX;
    let y = c.y * scaleY;
    let r = c.r * ((scaleX + scaleY) / 2);
    ellipse(x, y, r * 2, r * 2);
  }
  for (let i = 0; i < lines_bottomright.length; i++) {
    let l = lines_bottomright[i];
    stroke(makeRGB(17, 99, 247));
    strokeWeight(2);
    line(l.x1 * scaleX, l.y1 * scaleY, l.x2 * scaleX, l.y2 * scaleY);
  }
  for (let i = 0; i < arcs_bottomright.length; i++) {
    const arcs = arcs_bottomright[i];
    stroke(makeRGB(17, 99, 247));
    strokeWeight(2);
    noFill();
    arc(
      arcs.cx * scaleX,
      arcs.cy * scaleY,
      arcs.radius * ((scaleX + scaleY) / 2),
      arcs.radius * ((scaleX + scaleY) / 2),
      arcs.startAngle,
      arcs.endAngle,
    );
  }
  pop();
}

//---------------- Function: draw fixed shapes ----------------//
function drawFixedCircles(scaleX, scaleY) {
  let refCircle1 = { x: 140, y: 15, w: 130, h: 120 };
  let circleX1 = width - (refCircle1.x + refCircle1.w / 2) * scaleX;
  let circleY1 = refCircle1.y * scaleY + (refCircle1.h / 2) * scaleY;
  let radius1 = 25 * scaleX;
  let fillColor1 = makeRGB(248, 249, 251);
  fill(fillColor1);
  noStroke();
  ellipse(circleX1, circleY1, radius1 * 2, radius1 * 2);
  drawLinesInCircle({ x: circleX1, y: circleY1, r: radius1 });

  let refCircle2 = { x: 150, y: 210, w: 130, h: 120 };
  let circleX2 = width - (refCircle2.x + refCircle2.w / 2) * scaleX;
  let circleY2 = refCircle2.y * scaleY + (refCircle2.h / 2) * scaleY;
  let radius2 = 25 * scaleX;
  let fillColor2 = makeRGB(248, 249, 251);
  fill(fillColor2);
  noStroke();
  ellipse(circleX2, circleY2, radius2 * 2, radius2 * 2);
  drawLinesInCircle({ x: circleX2, y: circleY2, r: radius2 });
}

//---------------- Function: draw coordinates axes ----------------//
function drawCoordinates() {
  stroke(10);
  strokeWeight(5);
  let margin = 40;
  let margin1 = 40;
  let margin2 = 105;
  // Horizontal line
  line(margin2, height / 2, width - margin2, height / 2);
  // Vertical lines
  line(width / 2, margin1, width / 2, height - margin1);
  // Text style
  textAlign(CENTER, CENTER);
  textSize(20);
  noStroke();
  fill(20);
  // Horizontal line：Sensing and Intuition
  text('Sensing', margin / 2 + textWidth('Sensing') / 2, height / 2);
  text('Intuition', width - margin / 2 - textWidth('Intuition') / 2, height / 2);
  // Vertical lines：Thinking and Feeling
  text('Thinking', width / 2, margin / 2);
  text('Feeling', width / 2, height - margin / 2);
}

//---------------- Function: resize canvas ----------------//
function windowResized() {
  resizeCanvas(windowWidth, windowHeight);
  generateStructuredTriangles(6, 8);
  updateTriangles();// Update the triangles positions of the Sensing-Feeling quadrant visualization (left bottom)
  redraw();
}
